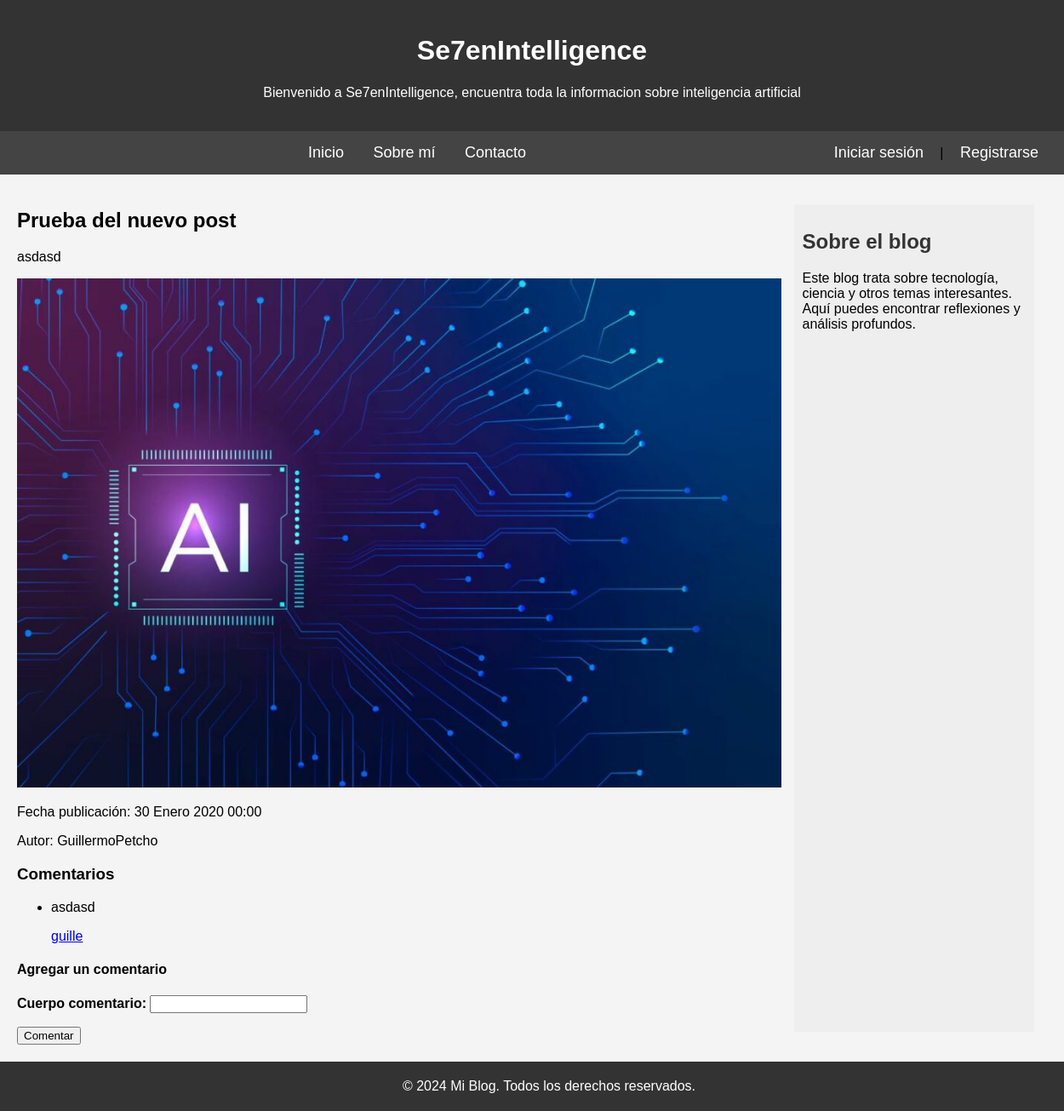
The page /post/19/ on the database its author committed.
### apps/myblog/models.py (models this page shows, shortened)
class Post(models.Model):
    autor = models.ForeignKey(settings.AUTH_USER_MODEL, on_delete=models.CASCADE)
    titulo = models.CharField(max_length=200)
    resumen = models.TextField(max_length=50000)
    fecha_creacion = models.DateTimeField(default=timezone.now)
    fecha_publicacion = models.DateTimeField(blank=True, null=True)
    contenido = models.TextField(max_length=50000)
    imagen = models.ImageField(null=True, blank= True,upload_to= "img/posts", help_text= "Imagen del post")
    categorias = models.ManyToManyField(Categoria, related_name="posts")

class Comentario(models.Model):
    autor_comentario = models.ForeignKey(settings.AUTH_USER_MODEL, on_delete=models.CASCADE)
    post = models.ForeignKey("Post",related_name='comentarios', on_delete=models.CASCADE)
    cuerpo_comentario = models.CharField(max_length=1000)
    fecha_creacion = models.DateTimeField(default=timezone.now)
    aprobado = models.BooleanField(default=True)
    from django.db import models

### apps/myblog/views.py (the view)
# urls.py: path('post/<int:post_id>/', post_detalle, name='post_detalle'),
def post_detalle(request, post_id):
    post = get_object_or_404(Post, id=post_id)
    comentarios = post.comentarios.all()
    es_colaborador = request.user.groups.filter(name='Colaborador').exists()
    es_administrador = request.user.is_staff
    usuario_logeado = request.user.is_authenticated
    comentario_a_editar = None
    comentario_id = request.GET.get('edit_comentario', None)
    if comentario_id:
        comentario_a_editar = get_object_or_404(Comentario, id=comentario_id)
    if request.method == 'POST':
        form, comentario_a_editar = procesar_comentario(request, post, comentario_a_editar)
        if form and form.is_valid():
            return redirect('post_detalle', post_id=post.id)
    else:
        form = ComentarioForm()
    context = {
        'post': post,
        'comentarios': comentarios,
        'form': form,
        'comentario_a_editar': comentario_a_editar,
        'usuario_logeado': usuario_logeado,
        'colaborador': es_colaborador,
        'administrador': es_administrador,
        'mostrar_cargas': False,
        'mostrar_fechas': False,
    }
    return render(request, 'post_detalle.html', context)

### apps/myblog/forms.py
class ComentarioForm(forms.ModelForm):
    class Meta:
        model = Comentario
        fields = ['cuerpo_comentario']

### templates/post_detalle.html (shortened to what this page needs)
{% extends "base.html" %}
{% load static %}
{% block content %}
  <h2>{{ post.titulo }}</h2>
  <p>{{ post.contenido }}</p>
  <img class="imagen" src="{{ post.imagen.url }}" alt="Imagen de {{ post.titulo }}" />
  <p>Fecha publicación: {{ post.fecha_publicacion }}</p>
  <p>Autor: {{ post.autor }}</p>
  <h3>Comentarios</h3>
  <ul>
    {% for comentario in comentarios %}
      <li>
        <p>{{ comentario.cuerpo_comentario }}</p>
        <a href="{% url 'perfil_usuario' comentario.autor_comentario.id %}">{{ comentario.autor_comentario }}</a>
      </li>
    {% endfor %}
  </ul>
  <h4>Agregar un comentario</h4>
  <form method="post">
    {{ form.as_p }}
    <button type="submit">Comentar</button>
  </form>
{% endblock %}

### templates/base.html (style rules this page uses)
body { font-family: Arial, sans-serif; margin: 0; padding: 0; background-color: #f4f4f4; }
.imagen { width: 100%; }
label { font-weight: bold; }

### rows shown on the page
Post: titulo "Prueba del nuevo post", contenido "asdasd", imagen (picture), fecha_publicacion "30 Enero 2020 00:00", autor "GuillermoPetcho"
Comentario: cuerpo_comentario "asdasd", autor_comentario "guille"
